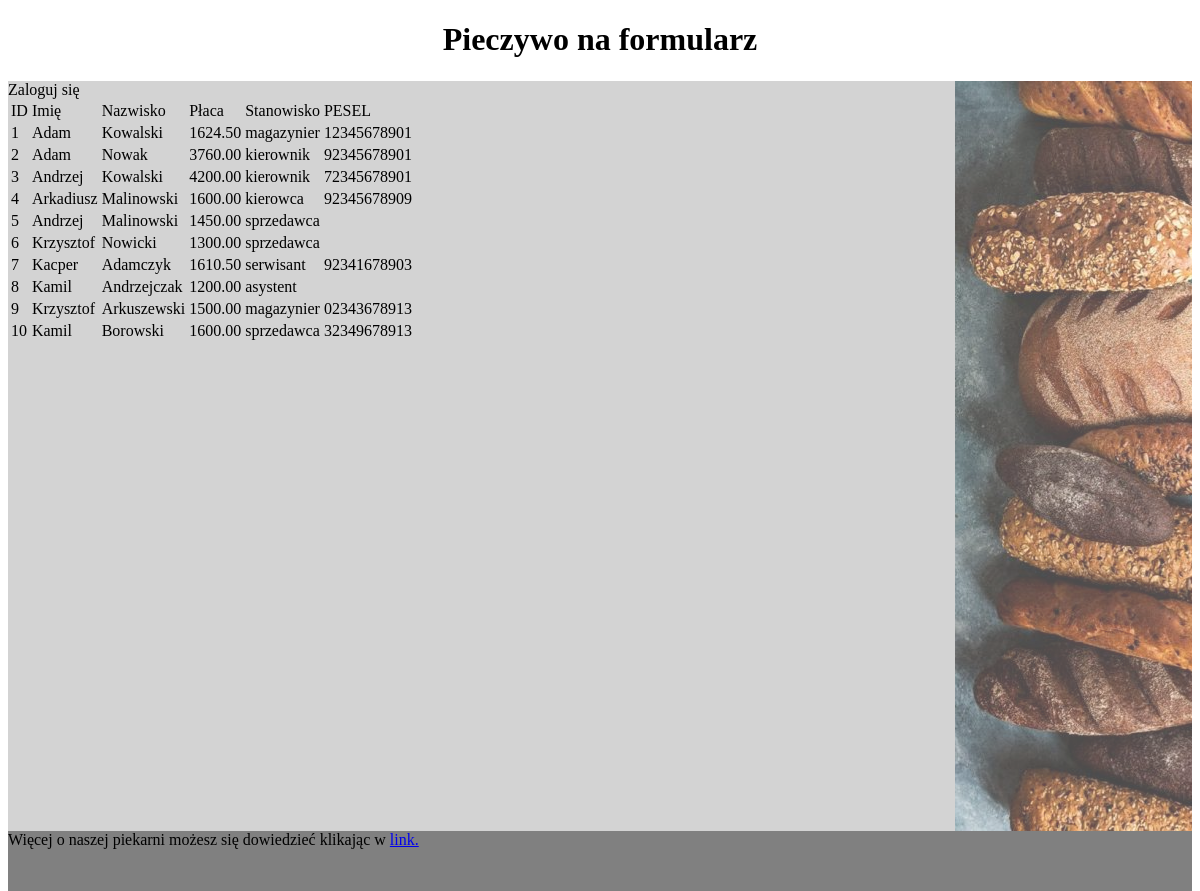
The page /formularz/dlaniezalogowanych.php on the database its author committed.
### tables this page shows
CREATE TABLE `pracownicy` (
  `id` int(11) NOT NULL,
  `imie` varchar(20) NOT NULL,
  `nazwisko` varchar(20) NOT NULL,
  `placa` decimal(7,2) NOT NULL,
  `stanowisko` varchar(20) DEFAULT NULL,
  `pesel` char(11) DEFAULT NULL
);

### formularz/dlaniezalogowanych.php (the view, shortened to what this page needs)
<!DOCTYPE html>
<html>
<head>
	<link rel="stylesheet" type="text/css" href="styleformularz.css">
</head>
<body>
	<div class="naglowek">
		<h1>Pieczywo na formularz</h1>
	</div>
	<div class="main">
<?php
if (isset($_SESSION['login']))
 {
$login = $_SESSION['login'];
 echo  	"Witaj $login";
}else{
	echo "Zaloguj się";
}
require_once "polaczenie.php";
$polaczenie = new mysqli($serwer, $user, $pass, $baza);
$zapytanie = "SELECT id, imie, nazwisko, placa, stanowisko, pesel FROM pracownicy";
$wynik = $polaczenie->query($zapytanie);
$ile_znalezionych = $wynik->num_rows;
echo '<table>';
echo '<tr><td>ID</td><td>Imię</td><td>Nazwisko</td><td>Płaca</td><td>Stanowisko</td><td>PESEL</td></tr>';
for ($i=0; $i <$ile_znalezionych; $i++)
        {
                $wiersz = $wynik->fetch_assoc();
                echo '<tr>';
                echo '<td>'.$wiersz['id'].'</td>';
                echo '<td>'.$wiersz['imie'].'</td>';
                echo '<td>'.$wiersz['nazwisko'].'</td>';
                echo '<td>'.$wiersz['placa'].'</td>';
                echo '<td>'.$wiersz['stanowisko'].'</td>';
                echo '<td>'.$wiersz['pesel'].'</td>';
                echo '</tr>';
        }
echo '</table>';
?>
	</div>
	<div class="pasek">
	</div>
	<div class="stopka">
		Więcej o naszej piekarni możesz się dowiedzieć klikając w <a href="https://www.piekarniaklos.pl/"> link.</a>
			<br>
	</div>
</body>
</html>

### formularz/styleformularz.css (style rules this page uses)
.naglowek { font-family: Garamond; width: 100%; height: 60px; text-align: center; }
.main { font-family: Garamond; background-color: lightgrey; float: left; width: 80%; height: 750px; }
.pasek { font-family: Garamond; background-image: url("wypiek.jpg"); float: right; width: 20%; height: 750px; opacity: 70%; }
.stopka { font-family: Garamond; background-color: grey; width: 100%; height: 60px; float: left; }

### rows shown on the page
pracownicy: id "1", imie "Adam", nazwisko "Kowalski", placa "1624.50", stanowisko "magazynier", pesel "12345678901"
pracownicy: id "2", imie "Adam", nazwisko "Nowak", placa "3760.00", stanowisko "kierownik", pesel "92345678901"
pracownicy: id "3", imie "Andrzej", nazwisko "Kowalski", placa "4200.00", stanowisko "kierownik", pesel "72345678901"
pracownicy: id "4", imie "Arkadiusz", nazwisko "Malinowski", placa "1600.00", stanowisko "kierowca", pesel "92345678909"
pracownicy: id "5", imie "Andrzej", nazwisko "Malinowski", placa "1450.00", stanowisko "sprzedawca"
pracownicy: id "6", imie "Krzysztof", nazwisko "Nowicki", placa "1300.00", stanowisko "sprzedawca"
pracownicy: id "7", imie "Kacper", nazwisko "Adamczyk", placa "1610.50", stanowisko "serwisant", pesel "92341678903"
pracownicy: id "8", imie "Kamil", nazwisko "Andrzejczak", placa "1200.00", stanowisko "asystent"
pracownicy: id "9", imie "Krzysztof", nazwisko "Arkuszewski", placa "1500.00", stanowisko "magazynier", pesel "02343678913"
pracownicy: id "10", imie "Kamil", nazwisko "Borowski", placa "1600.00", stanowisko "sprzedawca", pesel "32349678913"
